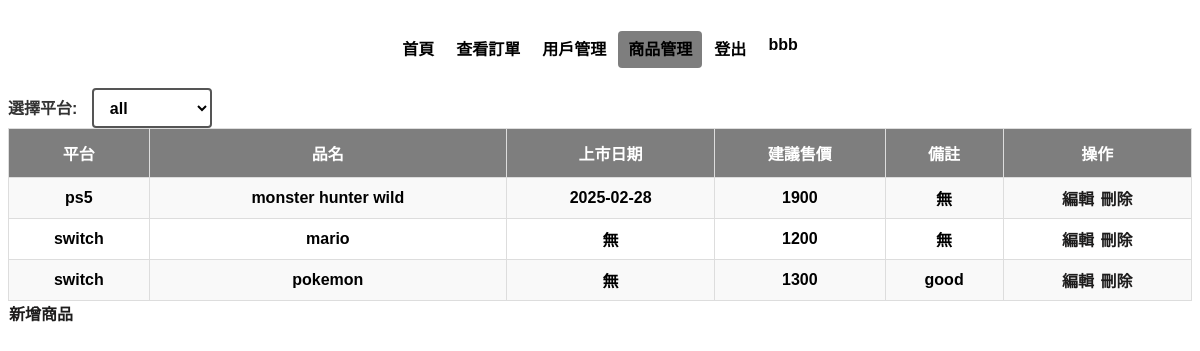
Screenshot of /op/productManage/ (signed in) with the database file from the repository.
### base/models.py (models this page shows)
class Product(models.Model):
    id = models.AutoField(primary_key=True)
    release_date = models.DateField(blank=True, null=True)
    platform = models.CharField(max_length=10)
    product_name = models.CharField(max_length=50)
    suggested_price = models.DecimalField(max_digits=7, decimal_places=0,blank=True, null=True)
    notes = models.TextField(blank=True, null=True)

### op/views.py (the view)
# urls.py: path("productManage/", ProductView.as_view(), name='productManage'),
class ProductView(LoginRequiredMixin, TemplateView, OpRequiredMixin):
    template_name = 'products.html'
    def get_context_data(self, **kwargs):
        context = super().get_context_data(**kwargs)
        platforms = Product.objects.values_list('platform', flat=True).distinct()
        products = Product.objects.all()
        context['platforms'] = platforms
        context['products'] = products
        return context

### template/products.html (shortened to what this page needs)
{%extends "bases/Base.html"%}
{% load static %}
{%block body%}
<div class="header">
    <header class="d-flex justify-content-center py-3">
        <ul class="nav nav-pills">
            <li class="nav-item"><a href="/op/" class="nav-link" aria-current="page">首頁</a></li>
            <li class="nav-item"><a href="/op/check/" class="nav-link">查看訂單</a></li>
            <li class="nav-item"><a href="/op/userManage/?page=1" class="nav-link">用戶管理</a></li>
            <li class="nav-item"><a href="/op/productManage/" class="nav-link active">商品管理</a></li>
            <li class="nav-item"><a href="/logout/" class="nav-link">登出</a></li>
            <li class="nav-item"><a href="/logout/" class="nav-link">{{ user.username }}</a></li>
        </ul>
    </header>
</div>
<label for="category-select">選擇平台:</label>
<select id="platform-select">
    <option value="all">all</option>
</select>
<table>
    <tr>
        <th>平台</th>
        <th>品名</th>
        <th>上市日期</th>
        <th>建議售價</th>
        <th>備註</th>
        <th>操作</th>
    </tr>
    {%for product in products%}
    <tr class="trs {{product.platform}}">
        <td>{{product.platform}}</td>
        <td>{{product.product_name}}</td>
        <td>{{product.release_date|date:"Y-m-d"|default:"無"}}</td>
        <td>{{product.suggested_price|default:"無"}}</td>
        <td>{{product.notes|default:"無"}}</td>
        <td>
            <a href="edit/?id={{product.id}}">編輯</a>
            <a href="delete/?id={{product.id}}">刪除</a>
        </td>
    </tr>
    {%endfor%}
</table>
<a href="create/">新增商品</a>
{%endblock%}

### static/css/setting.css (style rules this page uses)
body { background-color: rgb(255, 255, 255); font-family: '微軟正黑體', 'Arial', sans-serif; font-weight: bold; color: rgb(0, 0, 0); overflow-y:scroll; }
.header a { color: rgb(0, 0, 0); }
.header a.nav-link.active { color: rgb(0, 0, 0); background-color: #00000081; }
header { text-align: center; display: grid; align-items: center; background-color: #ffffff; height: 80px; }
ul { text-align: center; list-style-type: none; padding: 0; margin: 0; display: flex; }
header .nav { display: flex; justify-self: center; }
table { width: 100%; border-collapse: collapse; }
th, td { border: 1px solid #ddd; padding: 8px; text-align: center; }
th { background-color: #f2f2f2; text-align: center; }
tr:nth-child(even) { background-color: #f9f9f9; }
th { padding-top: 12px; padding-bottom: 12px; background-color: #00000081; color: white; }
label { color: #333; margin-right: 10px; }
select { height: 40px; width: 120px; font-size: 16px; padding: 6px 12px; border: 2px solid #555555; border-radius: 4px; background-color: transparent; color: #000000; cursor: pointer; transition: all 0.3s; font-family: '微軟正黑體', 'Arial', sans-serif; font-weight: bold; }
a { text-decoration: none; color: #1e1d1d; margin: 0 1px; border-radius: 4px; transition: all 0.3s ease; font-family: '微軟正黑體', 'Arial', sans-serif; font-weight: bold; }
.nav-link { text-decoration: none; color: #1e1d1d; padding: 10px 10px; margin: 0 1px; border-radius: 4px; transition: all 0.3s ease; font-family: '微軟正黑體', 'Arial', sans-serif; font-weight: bold; }
option { font-family: '微軟正黑體', 'Arial', sans-serif; font-weight: bold; }

### rows the page displays
Product: platform "ps5", product_name "monster hunter wild", release_date "2025-02-28", suggested_price "1900", notes "無"
Product: platform "switch", product_name "mario", release_date "無", suggested_price "1200", notes "無"
Product: platform "switch", product_name "pokemon", release_date "無", suggested_price "1300", notes "good"

### other values shown
{{ user.username }} "bbb"
